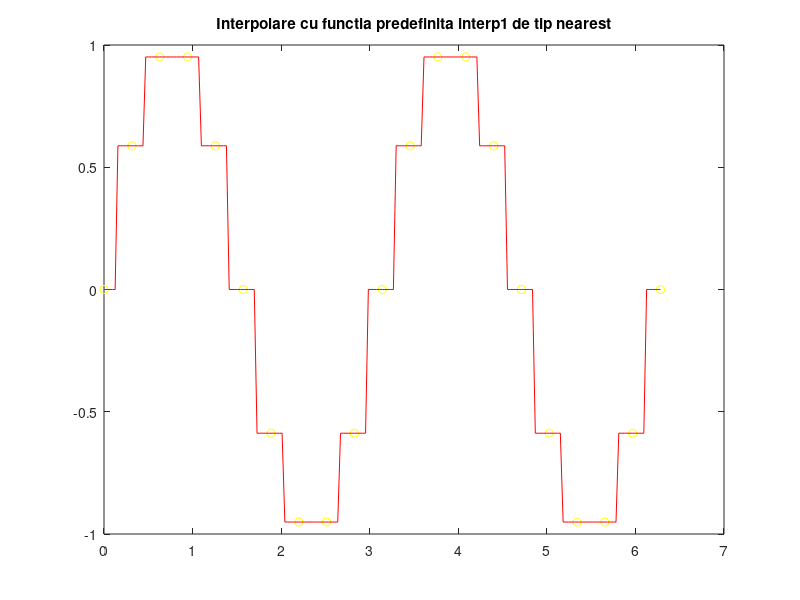

Recreate this plot in MATLAB.
% acest script realizeaza interpolare cu functia predefinita interp1
% datele noastre sunt:
x = 0:pi/10:2*pi;
y = sin(2.*x);
% inchidem toate ferestrele grafice anterioare
close all;
xi = 0:pi/100:2*pi;
yi = interp1(x, y, xi, 'nearest');
plot(x, y, 'yo', xi, yi,'r'), title('Interpolare cu functia predefinita interp1 de tip nearest') 